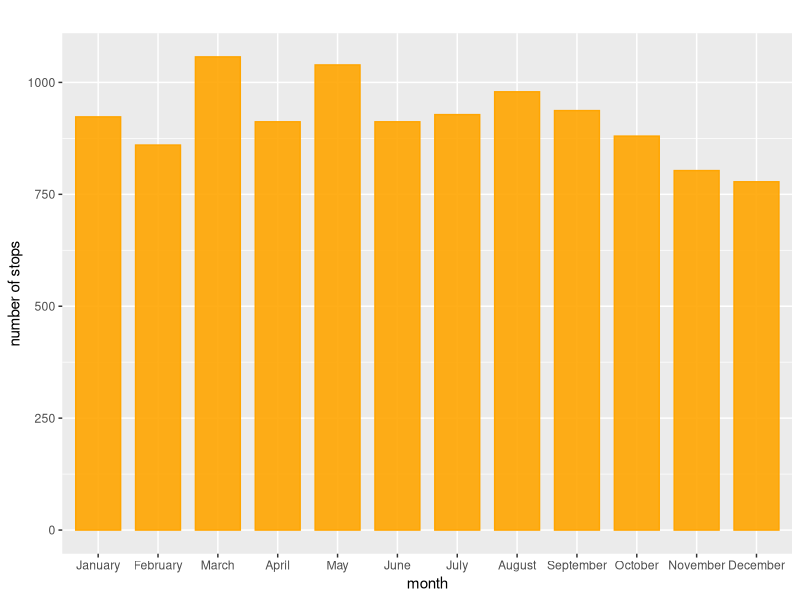
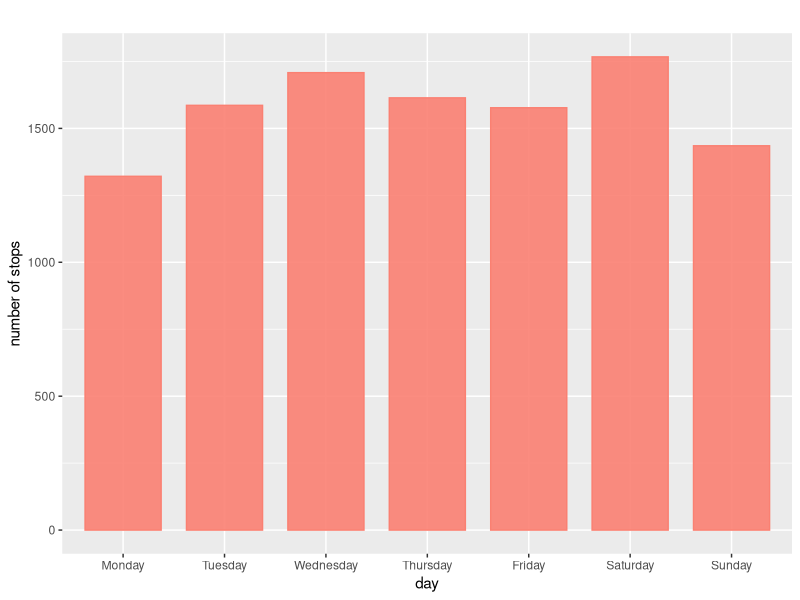
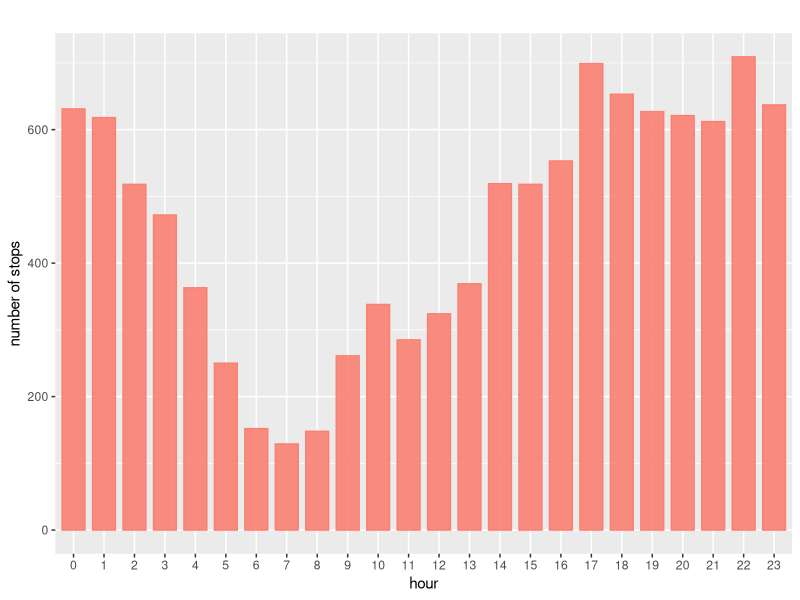
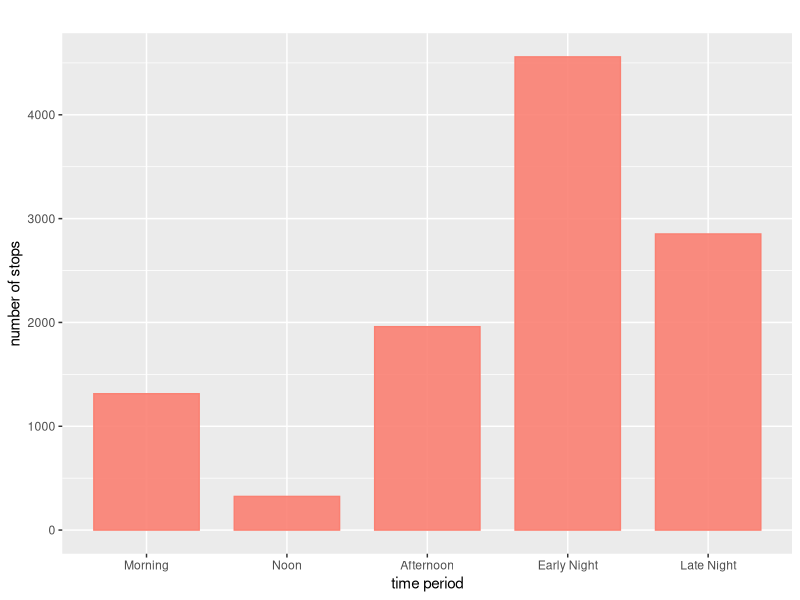
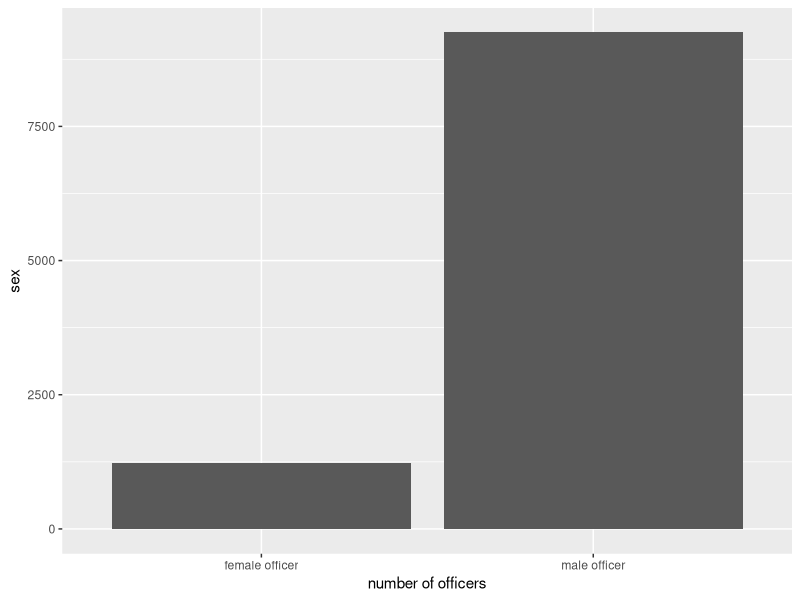
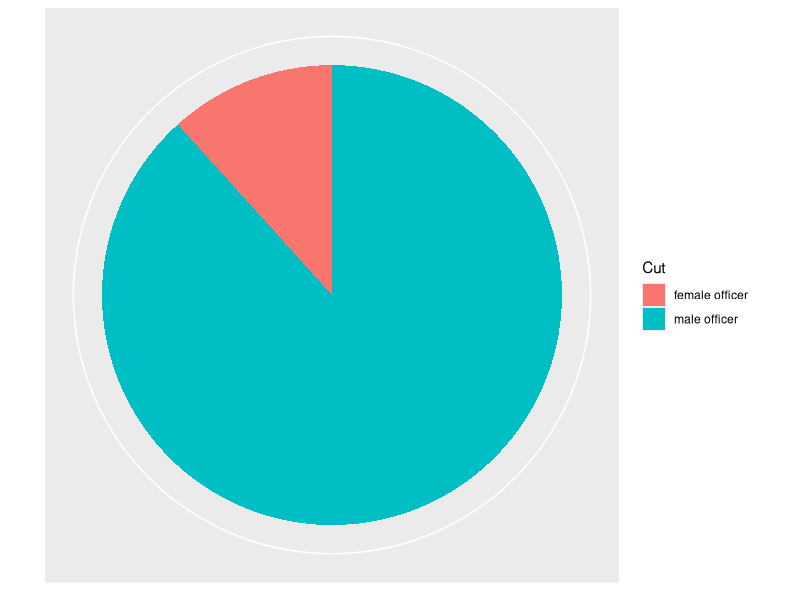
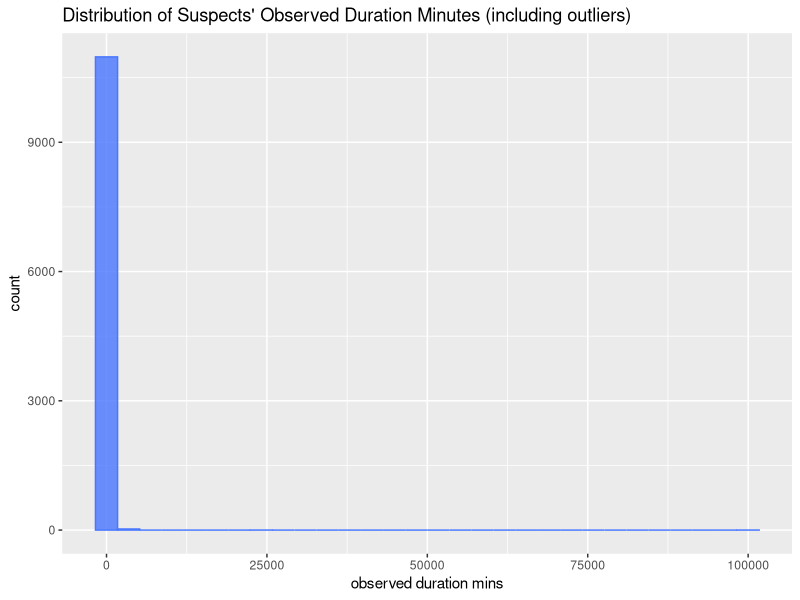
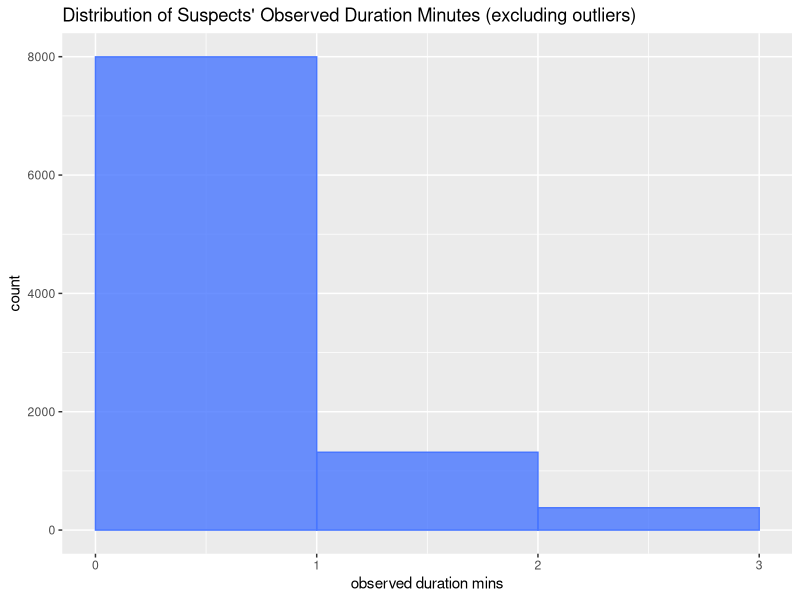

Reproduce these figures in R, in order.
## ---- chunk 1
# load the NYPD dataset and the packages that we will use
NYPD <- read.csv("Data/2018_sqf_database-abbr.csv")

library(tidyverse)
library(ggplot2)
library(magrittr)
head(NYPD)
## ---- chunk 2
# The number of stops in each month in the year 2018

# rearrange the months in order, from January to December
reorder_month <- c("January","February","March","April","May","June","July","August","September","October","November","December")
NYPD$MONTH2 = factor(NYPD$MONTH2,levels=reorder_month)
ggplot(NYPD, aes(MONTH2)) + geom_bar(alpha=0.90, colour="orange", fill="orange",width=0.75) + labs(title="", y="number of stops", x="month")
## ---- chunk 3
# The number of stops on each day of the week

# rearrange the days in order, from Monday to Sunday
reorder_day <- c("Monday","Tuesday","Wednesday","Thursday","Friday","Saturday","Sunday")
NYPD$DAY2 = factor(NYPD$DAY2,levels=reorder_day)
ggplot(NYPD, aes(DAY2)) + geom_bar(alpha=0.90, colour="salmon", fill="salmon",width=0.75) + labs(title="", y="number of stops", x="day")
## ---- chunk 4
## Stop.Frisk.Time: the time when ppl are stopped

# Function: rounding(inputNum, totalNum)
rounding <- function(inputNum, totalNum) {
  if(is.na(inputNum)){return(FALSE)}else{
    m <- totalNum/2
    if(inputNum < m){
      # round down
      return(FALSE)
    }else{
      #round up
      return(TRUE)
    }
  }
}

hour<-NYPD$Stop.Frisk.Time
all_hour <- c()
for(i in 1:length(hour)){
  if(hour[i] == "#N/A" || is.na(hour[i]) || hour[i] == "" || hour[i] == FALSE){
    hour[i] <- "NA"
  }else{
    temp <- c(strsplit(hour[i], ":"))
    minBefore <- temp[[1]][[2]]
    hourBefore <- temp[[1]][[1]]
    if (rounding(strtoi(minBefore), 60)){
      hourAfter <- as.character(strtoi(hourBefore)+1)
      if (hourAfter == 24){
        hourAfter <- "0"
      }
    }else{
      hourAfter <- hourBefore
    }
    all_hour <- append(all_hour, hourAfter)
  }
  allH_df <- data.frame(all_hour)
}
reorder_hour <- c("0","1","2","3","4","5","6","7","8","9","10","11","12","13","14","15","16","17","18","19","20","21","22","23","NA")
allH_df$all_hour = factor(allH_df$all_hour,levels=reorder_hour)
ggplot(allH_df, aes(all_hour)) + geom_bar(alpha=0.90, colour="salmon", fill="salmon",width=0.75) + labs(title="", y="number of stops", x="hour")

# Morning: from sunrise to 11:59 AM. Sunrise typically occurs around 6 AM.
# Noon: at 12:00 PM.
# Afternoon: from 12:01 PM to around 5:00 PM.
# Evening: from 5:01 PM to 8 PM, or around sunset.
# Early Night: from sunset 11:59 PM
# Late Night: from 11:59 PM to sunrise around 5:59 AM.
all_period <- c()
for(i in 1:length(allH_df$all_hour)){
  if (allH_df$all_hour[i] == "6" || allH_df$all_hour[i] == "7" || allH_df$all_hour[i] == "8" || allH_df$all_hour[i] == "9" || allH_df$all_hour[i] == "10" || allH_df$all_hour[i] == "11"){
    all_period <- append(all_period, "Morning")
  }else if(allH_df$all_hour[i] == "12"){
    all_period <- append(all_period, "Noon")
  }else if(allH_df$all_hour[i] == "13" || allH_df$all_hour[i] == "14" || allH_df$all_hour[i] == "15" || allH_df$all_hour[i] == "16"){
    all_period <- append(all_period, "Afternoon")
  }else if(allH_df$all_hour[i] == "17" || allH_df$all_hour[i] == "18" || allH_df$all_hour[i] == "19" || allH_df$all_hour[i] == "20" || allH_df$all_hour[i] == "21" || allH_df$all_hour[i] == "22" || allH_df$all_hour[i] == "23"){
    all_period <- append(all_period, "Early Night")
  }else{
    all_period <- append(all_period, "Late Night")
  }
}
allP_df <- data.frame(all_period)
reorder_period <- c("Morning", "Noon", "Afternoon", "Early Night", "Late Night")
allP_df$all_period = factor(allP_df$all_period,levels=reorder_period)
ggplot(allP_df, aes(all_period)) + geom_bar(alpha=0.90, colour="salmon", fill="salmon",width=0.75) + labs(title="", y="number of stops", x="time period")
## ---- chunk 5
## Compare: the number of male police officers(POM) and the number of female police officers(POF)


# create POM and POF dataframes
df_male_officer <- NYPD %>% filter(ISSUING_OFFICER_RANK == "POM")
df_female_officer <- NYPD %>% filter(ISSUING_OFFICER_RANK == "POF")
head(df_male_officer)
head(df_female_officer)

# visualize the difference in numbers: frequency table, bar plot, pie chart
male_female_num <- tibble(
  type = c("male officer", "female officer"),
  freq = c(nrow(df_male_officer), nrow(df_female_officer))
)
knitr::kable(male_female_num)

p <- ggplot(data = male_female_num, mapping = aes(
  x = type, y = freq ))
p + geom_col() +
  labs(x = "number of officers", 
       y = "sex")

p2 <- ggplot(data = male_female_num, mapping = aes(
  x = 1, y = freq, fill = type ))
p2 + geom_col() +
  coord_polar(theta = "y") +
  scale_x_discrete(name = NULL, breaks = NULL) +
  scale_y_discrete(name = NULL, breaks = NULL) +
  labs(fill = "Cut")
## ---- chunk 6
# function: to calculate the bounds of a numeric vector, will be used in the following analysis

bound <- function(x){
  Q1 <- quantile(x, .25)
  Q3 <- quantile(x, .75)
  IQR <- Q3-Q1
  bound <- c(Q1-1.5*IQR, Q3+1.5*IQR)
  return(bound)
}

## ---- chunk 7
### Observed duration minutes.


## Overall analysis first
# Histogram --- all data(not excludes any values)
ggplot(NYPD,aes(OBSERVED_DURATION_MINUTES)) + geom_histogram(colour = "royalblue1", fill = "royalblue1",alpha=0.8) + labs(title="Distribution of Suspects' Observed Duration Minutes (including outliers)", y="count", x="observed duration mins")

# Histogram --- excludes theoretical outliers (use bound() function to calculate and exclude the theoretical outliers)
bound(NYPD$OBSERVED_DURATION_MINUTES)
ggplot(NYPD,aes(OBSERVED_DURATION_MINUTES)) + geom_histogram(breaks=seq(0,3.5,by=1), colour = "royalblue1", fill = "royalblue1",alpha=0.8) + labs(title="Distribution of Suspects' Observed Duration Minutes (excluding outliers)", y="count", x="observed duration mins")

# Histogram --- excludes large numbers (since the distribution of Odm is too right-skewed, which makes the upper bound (3.5) calculated by bound() pretty small; so we decide to set another upper bound (35) based on the distribution that we observe from the table to look at more complete data)
table(NYPD$OBSERVED_DURATION_MINUTES)
ggplot(NYPD,aes(OBSERVED_DURATION_MINUTES)) + geom_histogram(breaks=seq(0,35,by=1), colour = "royalblue1", fill = "royalblue1",alpha=0.8) + labs(title="Distribution of Suspects' Observed Duration Minutes (excluding large numbers)", y="count", x="observed duration mins")


# Observe time: male officers VS female officers(excludes large numbers)
df_pom_pof <- NYPD[NYPD$ISSUING_OFFICER_RANK == "POM" | NYPD$ISSUING_OFFICER_RANK == "POF",]
ggplot(df_pom_pof, aes(x = ISSUING_OFFICER_RANK, y = OBSERVED_DURATION_MINUTES)) + geom_boxplot() + coord_cartesian(ylim=c(0, 35))

# Observe time: male officers VS female officers (excludes theoretical outliers)
ggplot(df_pom_pof, aes(x = ISSUING_OFFICER_RANK, y = OBSERVED_DURATION_MINUTES)) + geom_boxplot() + coord_cartesian(ylim=c(0, 3.5))




### Stop duration minutes.


## Overall analysis first
# Histogram --- all data(not excludes any values)
ggplot(NYPD,aes(STOP_DURATION_MINUTES)) + geom_histogram(colour = "royalblue3", fill = "royalblue3",alpha=0.8) + labs(title="Distribution of Suspects' Stopped Duration Minutes (including outliers)", y="count", x="stop duration mins") 

# Histogram --- excludes theoretical outliers (use bound() function to calculate and exclude the theoretical outliers)
bound(NYPD$STOP_DURATION_MINUTES)
ggplot(NYPD,aes(STOP_DURATION_MINUTES)) + geom_histogram(breaks=seq(0,30,by=1), colour = "royalblue1", fill = "royalblue1",alpha=0.8) + labs(title="Distribution of Suspects' Stopped Duration Minutes (excluding outliers)", y="count", x="stop duration mins")

# Histogram --- excludes large numbers (since the distribution of Sdm is too right-skewed, which makes the upper bound (30) calculated by bound() small; so we decide to set another upper bound (50) based on the distribution that we observe from the table to look at more complete data)
table(NYPD$STOP_DURATION_MINUTES)
ggplot(NYPD,aes(STOP_DURATION_MINUTES)) + geom_histogram(breaks=seq(0,50,by=1), colour = "royalblue3", fill = "royalblue3",alpha=0.8) + labs(title="Distribution of Suspects' Stopped Duration Minutes (excluding large numbers)", y="count", x="stop duration mins") 



# Stop time: male officers VS female officers(excludes large numbers)
df_pom_pof <- NYPD[NYPD$ISSUING_OFFICER_RANK == "POM" | NYPD$ISSUING_OFFICER_RANK == "POF",]
ggplot(df_pom_pof, aes(x = ISSUING_OFFICER_RANK, y = STOP_DURATION_MINUTES)) + geom_boxplot() + coord_cartesian(ylim=c(0, 50))

# Observe time: male officers VS female officers (excludes theoretical outliers)
ggplot(df_pom_pof, aes(x = ISSUING_OFFICER_RANK, y = STOP_DURATION_MINUTES)) + geom_boxplot() + coord_cartesian(ylim=c(0, 30))




## Relation between Observed Duration Minutes and Stop Duration Minutes 

# all data(Not excludes any values)
ggplot(NYPD, aes(OBSERVED_DURATION_MINUTES, STOP_DURATION_MINUTES)) + geom_point() + labs(title="The Relation between Observed Time and Stop Time", subtitle="(with all data)", y="stop duration mins", x="observed duration mins")


# excludes large numbers
ggplot(NYPD, aes(OBSERVED_DURATION_MINUTES, STOP_DURATION_MINUTES)) + geom_point() + coord_cartesian(xlim=c(0, 35), ylim=c(0, 50)) + labs(title="The Relation between Observed Time and Stop Time", subtitle="(excluding large numbers)", y="stop duration mins", x="observed duration mins")


# excludes theoretical outliers
ggplot(NYPD, aes(OBSERVED_DURATION_MINUTES, STOP_DURATION_MINUTES)) + geom_point() + coord_cartesian(xlim=c(0, 3.5), ylim=c(0, 30)) + labs(title="The Relation between Observed Time and Stop Time", subtitle="(excluding outliers)", y="stop duration mins", x="observed duration mins")


## ---- chunk 8
### Suspected crime description.
unique(NYPD$SUSPECTED_CRIME_DESCRIPTION)

## since there are too many types of crimes, we divide them into 4 main categories:
# THEFT: "GRAND LARCENY AUTO", "BURGLARY", "CPSP(criminal possession of stolen property)", "GRAND LARCENY", "PETIT LARCENY", "ROBBERY", "THEFT OF SERVICES", "UNAUTHORIZED USE OF A VEHICLE";
# ATTACK AND DAMAGE: "AUTO STRIPPIG", "ASSAULT", "CRIMINAL TRESPASS", "FORCIBLE TOUCHING", "MENACING", "MURDER", "RECKLESS ENDANGERMENT", "PROSTITUTION", "RAPE";
# POSSESSION, SALE OF PROHIBITED ITMES: "CPW(criminal possession of a weapon)", "CRIMINAL POSSESSION OF CONTROLLED SUBSTANCE", "CRIMINAL POSSESSION OF FORGED INSTRUMENT", "CRIMINAL POSSESSION OF MARIHUANA", "CRIMINAL SALE OF CONTROLLED SUBSTANCE", "CRIMINAL SALE OF MARIHUANA";
# Others: "CRIMINAL MISCHIEF", "MAKING GRAFFITI", "TERRORISM", "OTHER";

NYPD$CRIME_CATEGORIZATION <- vector(mode='character', length(NYPD$SUSPECTED_CRIME_DESCRIPTION))
for(i in seq_along(NYPD$SUSPECTED_CRIME_DESCRIPTION)){
  if(NYPD$SUSPECTED_CRIME_DESCRIPTION[i] == "GRAND LARCENY AUTO" | NYPD$SUSPECTED_CRIME_DESCRIPTION[i] == "BURGLARY" | NYPD$SUSPECTED_CRIME_DESCRIPTION[i] == "CPSP" | NYPD$SUSPECTED_CRIME_DESCRIPTION[i] == "GRAND LARCENY" | NYPD$SUSPECTED_CRIME_DESCRIPTION[i] == "PETIT LARCENY" | NYPD$SUSPECTED_CRIME_DESCRIPTION[i] == "ROBBERY" | NYPD$SUSPECTED_CRIME_DESCRIPTION[i] == "THEFT OF SERVICES" | NYPD$SUSPECTED_CRIME_DESCRIPTION[i] == "UNAUTHORIZED USE OF A VEHICLE" ){
    NYPD$CRIME_CATEGORIZATION[i] <- "Theft"
    }else if (NYPD$SUSPECTED_CRIME_DESCRIPTION[i] == "AUTO STRIPPIG" | NYPD$SUSPECTED_CRIME_DESCRIPTION[i] == "ASSAULT" | NYPD$SUSPECTED_CRIME_DESCRIPTION[i] == "CRIMINAL TRESPASS" | NYPD$SUSPECTED_CRIME_DESCRIPTION[i] == "FORCIBLE TOUCHING" | NYPD$SUSPECTED_CRIME_DESCRIPTION[i] == "MENACING" | NYPD$SUSPECTED_CRIME_DESCRIPTION[i] == "MURDER" | NYPD$SUSPECTED_CRIME_DESCRIPTION[i] == "RECKLESS ENDANGERMENT" | NYPD$SUSPECTED_CRIME_DESCRIPTION[i] == "PROSTITUTION" | NYPD$SUSPECTED_CRIME_DESCRIPTION[i] == "RAPE" ) {
      NYPD$CRIME_CATEGORIZATION[i] <- "Attack and Damage"
    }else if (NYPD$SUSPECTED_CRIME_DESCRIPTION[i] == "CPW" | NYPD$SUSPECTED_CRIME_DESCRIPTION[i] == "CRIMINAL POSSESSION OF CONTROLLED SUBSTANCE" | NYPD$SUSPECTED_CRIME_DESCRIPTION[i] == "CRIMINAL POSSESSION OF FORGED INSTRUMENT" | NYPD$SUSPECTED_CRIME_DESCRIPTION[i] == "CRIMINAL POSSESSION OF MARIHUANA" | NYPD$SUSPECTED_CRIME_DESCRIPTION[i] == "CRIMINAL SALE OF CONTROLLED SUBSTANCE" | NYPD$SUSPECTED_CRIME_DESCRIPTION[i] == "CRIMINAL SALE OF MARIHUANA"){
        NYPD$CRIME_CATEGORIZATION[i] <- "Possession,Sale of Prohibited Items"
      }
        
        else{
        NYPD$CRIME_CATEGORIZATION[i] <- "Others"
      }
  
}

ggplot(NYPD, aes(CRIME_CATEGORIZATION)) + geom_bar(alpha=0.90, colour="red4", fill="red4",width=0.5) + labs(title= "Different Types of Crimes Suspected", y="count", x="types of crimes suspected")


## And then we make 4 separate bar plots -- 1 for each category, showing the distribution of the different crime descriptions inside each category


# Theft:
df_theft <- NYPD[NYPD$CRIME_CATEGORIZATION == "Theft",]
sum_theft <- NYPD %>% filter(CRIME_CATEGORIZATION == "Theft") %>% nrow()
print(paste("sum of theft: ",sum_theft))

ggplot(df_theft, aes(SUSPECTED_CRIME_DESCRIPTION)) + geom_bar(alpha=0.90, colour="red4", fill="red4",width=0.5) + labs(title= "Theft Suspected", y="count", x="types of theft suspected") + theme(axis.text.x=element_text(size=4.1))


# Attack and Damage:
df_att_dam <- NYPD[NYPD$CRIME_CATEGORIZATION == "Attack and Damage",]
sum_att_dam <- NYPD %>% filter(CRIME_CATEGORIZATION == "Attack and Damage") %>% nrow()
print(paste("sum of attack and damage: ",sum_att_dam))

ggplot(df_att_dam, aes(SUSPECTED_CRIME_DESCRIPTION)) + geom_bar(alpha=0.90, colour="red4", fill="red4",width=0.5) + labs(title= "Attack and Damage Suspected", y="count", x="types of attack and damage suspected") + theme(axis.text.x=element_text(size=4.5))


# Possession, Sale of Prohibited Items:
df_proh_items <- NYPD[NYPD$CRIME_CATEGORIZATION == "Possession,Sale of Prohibited Items",]
sum_prob_items <- NYPD %>% filter(CRIME_CATEGORIZATION == "Possession,Sale of Prohibited Items") %>% nrow()
print(paste("sum of possession,sale of prohibited items: ",sum_prob_items))

ggplot(df_proh_items, aes(SUSPECTED_CRIME_DESCRIPTION)) + geom_bar(alpha=0.90, colour="red4", fill="red4",width=0.5) + labs(title= "Possession,Sale of Prohibited Items Suspected", y="count", x="types of possesion,sale of prohibited items suspected") + theme(axis.text.x=element_text(size=3))


# Others:
df_others <- NYPD[NYPD$CRIME_CATEGORIZATION == "Others",]
sum_others <- NYPD %>% filter(CRIME_CATEGORIZATION == "Others") %>% nrow()
print(paste("sum of other crimes: ",sum_others))

ggplot(df_others, aes(SUSPECTED_CRIME_DESCRIPTION)) + geom_bar(alpha=0.90, colour="red4", fill="red4",width=0.5) + labs(title= "Other Crimes Suspected", y="count", x="types of crimes")
## ---- chunk 9
## Frisk Flag and Search Flag.
## "Search is more intensive than frisk. Frisk is to pat down the suspects to see whether they have weapons, while search is to probe for more evidence, other than weapons."


# Overall probabilities of frisked and searched
probability_frisk <- NYPD %>% select(FRISKED_FLAG) %>% unlist() %>% mean()
print(probability_frisk)
probability_search <- NYPD %>% select(SEARCHED_FLAG) %>% unlist() %>% mean()
print(probability_search)



# We divide it into 4 categories: both frisked and searched, only frisked, only searched, neither frisked nor searched
# Each suspect can be both frisked and searched

NYPD$FRISK_AND_SEARCH <- vector(mode='character', length(NYPD$FRISKED_FLAG))
for(i in seq_along(NYPD$FRISK_AND_SEARCH)){
  if(NYPD$FRISKED_FLAG[i] == "1" & NYPD$SEARCHED_FLAG[i] == "1"){
    NYPD$FRISK_AND_SEARCH[i] <- "Frisked and Searched"
    }else if (NYPD$FRISKED_FLAG[i] == "1" & NYPD$SEARCHED_FLAG[i] == "0") {
      NYPD$FRISK_AND_SEARCH[i] <- "Only Frisked"
      }else if (NYPD$FRISKED_FLAG[i] == "0" & NYPD$SEARCHED_FLAG[i] == "1") {
        NYPD$FRISK_AND_SEARCH[i] <- "Only Searched"
      }else{
        NYPD$FRISK_AND_SEARCH[i] <- "Neither Frisked Nor Searched"
      }
  
}

table(NYPD$FRISK_AND_SEARCH)
ggplot(NYPD, aes(FRISK_AND_SEARCH)) + geom_bar(alpha=0.90, colour="mediumpurple3", fill="mediumpurple3",width=0.5) + labs(title= "The Number of Suspects Frisked or Searched", y="count", x="Frisked and Searched")



# Observed time: only frisked VS only searched VS both VS none(excludes large numbers)
ggplot(NYPD, aes(x = FRISK_AND_SEARCH, y = OBSERVED_DURATION_MINUTES)) + geom_boxplot() + coord_cartesian(ylim=c(0, 35))

# Observed time: only frisked VS only searched VS both VS none (excludes theoretical outliers)
bound(NYPD$OBSERVED_DURATION_MINUTES)
ggplot(NYPD, aes(x = FRISK_AND_SEARCH, y = OBSERVED_DURATION_MINUTES)) + geom_boxplot() + coord_cartesian(ylim=c(0, 3.5))


# Stop time: only frisked VS only searched VS both VS none (excludes large numbers)
ggplot(NYPD, aes(x = FRISK_AND_SEARCH, y = STOP_DURATION_MINUTES)) + geom_boxplot() + coord_cartesian(ylim=c(0, 50))

# Stop time: only frisked VS only searched VS both VS none (excludes theoretical outliers)
bound(NYPD$STOP_DURATION_MINUTES)
ggplot(NYPD, aes(x = FRISK_AND_SEARCH, y = STOP_DURATION_MINUTES)) + geom_boxplot() + coord_cartesian(ylim=c(0, 30))


## ---- chunk 10
# Whether police officers are in uniform when stopping suspects.
NYPD[NYPD$OFFICER_IN_UNIFORM_FLAG==0,"OFFICER_IN_UNIFORM_FLAG"] <- "not wearing uniform"
NYPD[NYPD$OFFICER_IN_UNIFORM_FLAG==1,"OFFICER_IN_UNIFORM_FLAG"] <- "wearing uniform"
table(NYPD$OFFICER_IN_UNIFORM_FLAG)
ggplot(NYPD, aes(OFFICER_IN_UNIFORM_FLAG)) + geom_bar(alpha=0.90, colour="royalblue1", fill="royalblue1",width=0.75) + labs(title="", y="number of officers", x="officer in uniform")

## ---- chunk 11
## Suspects Arrested (implies accuracy of stops) $ Accuracy in relation to different factors(sex, race,etc.)

# the number of suspects finally arrested and not arrested
NYPD[NYPD$SUSPECT_ARRESTED_FLAG==0,"SUSPECT_ARRESTED_FLAG"] <- "suspect not arrested"
NYPD[NYPD$SUSPECT_ARRESTED_FLAG==1,"SUSPECT_ARRESTED_FLAG"] <- "suspect arrested"
table(NYPD$SUSPECT_ARRESTED_FLAG)
ggplot(NYPD, aes(SUSPECT_ARRESTED_FLAG)) + geom_bar(alpha=0.90, colour="royalblue1", fill="royalblue1",width=0.75) + labs(title="", y="number of stops", x="number os arrests")

# accuracy of overall stops
overall_a_acc <- 3115/11018
print(overall_a_acc)


## male officers' accuracy vs female officers' accuracy
df_male_officer[df_male_officer$SUSPECT_ARRESTED_FLAG==0,"SUSPECT_ARRESTED_FLAG"] <- "male_suspect not arrested"
df_male_officer[df_male_officer$SUSPECT_ARRESTED_FLAG==1,"SUSPECT_ARRESTED_FLAG"] <- "male_suspect arrested"
table(df_male_officer$SUSPECT_ARRESTED_FLAG)
df_female_officer[df_female_officer$SUSPECT_ARRESTED_FLAG==0,"SUSPECT_ARRESTED_FLAG"] <- "female_suspect not arrested"
df_female_officer[df_female_officer$SUSPECT_ARRESTED_FLAG==1,"SUSPECT_ARRESTED_FLAG"] <- "female_suspect arrested"
table(df_female_officer$SUSPECT_ARRESTED_FLAG)
male_a_acc <- 2639/(2639+6612)
print(male_a_acc)
female_a_acc <- 321/(321+904)
print(female_a_acc)


## Observed time in relation to Accuracy
# scatter plot: observed time VS accuracy
ggplot(data=NYPD) + geom_point(mapping = aes(x = OBSERVED_DURATION_MINUTES, y = SUSPECT_ARRESTED_FLAG))
# excludes large numbers
ggplot(data=NYPD) + geom_point(mapping = aes(x = OBSERVED_DURATION_MINUTES, y = SUSPECT_ARRESTED_FLAG)) + coord_cartesian(xlim=c(0, 35))
# excludes theoretical outliers
bound(NYPD$OBSERVED_DURATION_MINUTES)
ggplot(data=NYPD) + geom_point(mapping = aes(x = OBSERVED_DURATION_MINUTES, y = SUSPECT_ARRESTED_FLAG)) + coord_cartesian(xlim=c(0, 3.5))


## Stop time in relation to Accuracy
# scatter plot: stop time VS accuracy
ggplot(data=NYPD) + geom_point(mapping = aes(x = STOP_DURATION_MINUTES, y = SUSPECT_ARRESTED_FLAG))
# excludes large numbers
ggplot(data=NYPD) + geom_point(mapping = aes(x = STOP_DURATION_MINUTES, y = SUSPECT_ARRESTED_FLAG)) + coord_cartesian(xlim=c(0, 50))
# excludes theoretical outliers
bound(NYPD$STOP_DURATION_MINUTES)
ggplot(data=NYPD) + geom_point(mapping = aes(x = OBSERVED_DURATION_MINUTES, y = SUSPECT_ARRESTED_FLAG)) + coord_cartesian(xlim=c(0, 30))


## Suspects' Ages in relation to Accuracy
# scatter plot: age VS accuracy
# excludes 0s
ggplot(data=NYPD) + geom_point(mapping = aes(x = SUSPECT_REPORTED_AGE, y = SUSPECT_ARRESTED_FLAG)) + coord_cartesian(xlim=c(1, 90))
# excludes theoretical outliers
bound(NYPD$SUSPECT_REPORTED_AGE)
ggplot(data=NYPD) + geom_point(mapping = aes(x = SUSPECT_REPORTED_AGE, y = SUSPECT_ARRESTED_FLAG)) + coord_cartesian(xlim=c(1, 61))


## Suspects' Sex in relation to Accuracy
# create dataframes on SUSPECT_SEX
df_male_suspect <- NYPD[NYPD$SUSPECT_SEX == "MALE",]
df_female_suspect <- NYPD[NYPD$SUSPECT_SEX == "FEMALE",]
head(df_male_suspect)
head(df_female_suspect)

# accuracy on SUSPECT_SEX
df_male_suspect[df_male_suspect$SUSPECT_ARRESTED_FLAG==0,"SUSPECT_ARRESTED_FLAG"] <- "male_suspect not arrested"
df_male_suspect[df_male_suspect$SUSPECT_ARRESTED_FLAG==1,"SUSPECT_ARRESTED_FLAG"] <- "male_suspect arrested"
table(df_male_suspect$SUSPECT_ARRESTED_FLAG)
df_female_suspect[df_female_suspect$SUSPECT_ARRESTED_FLAG==0,"SUSPECT_ARRESTED_FLAG"] <- "female_suspect not arrested"
df_female_suspect[df_female_suspect$SUSPECT_ARRESTED_FLAG==1,"SUSPECT_ARRESTED_FLAG"] <- "female_suspect arrested"
table(df_female_suspect$SUSPECT_ARRESTED_FLAG)
male_a_s_acc <- 2786/(2786+7139)
print(male_a_s_acc)
female_a_s_acc <- 311/(311+703)
print(female_a_s_acc)


## Suspects' Race in relation to Accuracy
# create dataframes on SUSPECT_RACE_DESCRIPTION
df_AIAN_suspect <- NYPD[NYPD$SUSPECT_RACE_DESCRIPTION == "AMERICAN INDIAN/ALASKAN NATIVE",]
df_WH_suspect <- NYPD[NYPD$SUSPECT_RACE_DESCRIPTION == "WHITE HISPANIC",]
df_BH_suspect <- NYPD[NYPD$SUSPECT_RACE_DESCRIPTION == "BLACK HISPANIC",]
df_API_suspect <- NYPD[NYPD$SUSPECT_RACE_DESCRIPTION == "ASIAN / PACIFIC ISLANDER",]
df_W_suspect <- NYPD[NYPD$SUSPECT_RACE_DESCRIPTION == "WHITE",]
df_B_suspect <- NYPD[NYPD$SUSPECT_RACE_DESCRIPTION == "BLACK",]
df_0_suspect <- NYPD[NYPD$SUSPECT_RACE_DESCRIPTION == "0",]
head(df_AIAN_suspect)
head(df_WH_suspect)
head(df_BH_suspect)
head(df_API_suspect)
head(df_W_suspect)
head(df_B_suspect)
head(df_0_suspect)

# accuracy on SUSPECT_RACE_DESCRIPTION
df_AIAN_suspect[df_AIAN_suspect$SUSPECT_ARRESTED_FLAG==0,"SUSPECT_ARRESTED_FLAG"] <- "aian_suspect not arrested"
df_AIAN_suspect[df_AIAN_suspect$SUSPECT_ARRESTED_FLAG==1,"SUSPECT_ARRESTED_FLAG"] <- "aian_suspect arrested"
table(df_AIAN_suspect$SUSPECT_ARRESTED_FLAG)
df_WH_suspect[df_WH_suspect$SUSPECT_ARRESTED_FLAG==0,"SUSPECT_ARRESTED_FLAG"] <- "wh_suspect not arrested"
df_WH_suspect[df_WH_suspect$SUSPECT_ARRESTED_FLAG==1,"SUSPECT_ARRESTED_FLAG"] <- "wh_suspect arrested"
table(df_WH_suspect$SUSPECT_ARRESTED_FLAG)
df_BH_suspect[df_BH_suspect$SUSPECT_ARRESTED_FLAG==0,"SUSPECT_ARRESTED_FLAG"] <- "bh_suspect not arrested"
df_BH_suspect[df_BH_suspect$SUSPECT_ARRESTED_FLAG==1,"SUSPECT_ARRESTED_FLAG"] <- "bh_suspect arrested"
table(df_BH_suspect$SUSPECT_ARRESTED_FLAG)
df_API_suspect[df_API_suspect$SUSPECT_ARRESTED_FLAG==0,"SUSPECT_ARRESTED_FLAG"] <- "api_suspect not arrested"
df_API_suspect[df_API_suspect$SUSPECT_ARRESTED_FLAG==1,"SUSPECT_ARRESTED_FLAG"] <- "api_suspect arrested"
table(df_API_suspect$SUSPECT_ARRESTED_FLAG)
df_W_suspect[df_W_suspect$SUSPECT_ARRESTED_FLAG==0,"SUSPECT_ARRESTED_FLAG"] <- "w_suspect not arrested"
df_W_suspect[df_W_suspect$SUSPECT_ARRESTED_FLAG==1,"SUSPECT_ARRESTED_FLAG"] <- "w_suspect arrested"
table(df_W_suspect$SUSPECT_ARRESTED_FLAG)
df_B_suspect[df_B_suspect$SUSPECT_ARRESTED_FLAG==0,"SUSPECT_ARRESTED_FLAG"] <- "b_suspect not arrested"
df_B_suspect[df_B_suspect$SUSPECT_ARRESTED_FLAG==1,"SUSPECT_ARRESTED_FLAG"] <- "b_suspect arrested"
table(df_B_suspect$SUSPECT_ARRESTED_FLAG)
df_0_suspect[df_0_suspect$SUSPECT_ARRESTED_FLAG==0,"SUSPECT_ARRESTED_FLAG"] <- "0_suspect not arrested"
df_0_suspect[df_0_suspect$SUSPECT_ARRESTED_FLAG==1,"SUSPECT_ARRESTED_FLAG"] <- "0_suspect arrested"
table(df_0_suspect$SUSPECT_ARRESTED_FLAG)

aian_a_s_acc <- 4/(4+12)
print(aian_a_s_acc)
wh_a_s_acc <- 783/(783+1628)
print(wh_a_s_acc)
bh_a_s_acc <- 252/(252+726)
print(bh_a_s_acc)
api_a_s_acc <- 51/(51+170)
print(api_a_s_acc)
w_a_s_acc <- 303/(303+771)
print(w_a_s_acc)
b_a_s_acc <- 1709/(1709+4532)
print(b_a_s_acc)
zero_a_s_acc <- 13/(13+54)
print(zero_a_s_acc)


## Suspects' Heights in relation to Accuracy
# scatter plot: suspect height VS accuracy
ggplot(data=NYPD) + geom_point(mapping = aes(x = SUSPECT_HEIGHT, y = SUSPECT_ARRESTED_FLAG))


## Suspects' Weights in relation to Accuracy
# scatter plot: suspect weight VS accuracy
ggplot(data=NYPD) + geom_point(mapping = aes(x = SUSPECT_WEIGHT, y = SUSPECT_ARRESTED_FLAG))



## Suspects' Body Build Types in relation to Accuracy
# create dataframes on SUSPECT_BODY_BUILD_TYPE
df_01_suspect <- NYPD[NYPD$SUSPECT_BODY_BUILD_TYPE == "0",]
df_HEA_suspect <- NYPD[NYPD$SUSPECT_BODY_BUILD_TYPE == "HEA",]
df_MED_suspect <- NYPD[NYPD$SUSPECT_BODY_BUILD_TYPE == "MED",]
df_THN_suspect <- NYPD[NYPD$SUSPECT_BODY_BUILD_TYPE == "THN",]
df_U_suspect <- NYPD[NYPD$SUSPECT_BODY_BUILD_TYPE == "U",]
df_XXX_suspect <- NYPD[NYPD$SUSPECT_BODY_BUILD_TYPE == "XXX",]
head(df_01_suspect)
head(df_HEA_suspect)
head(df_MED_suspect)
head(df_THN_suspect)
head(df_U_suspect)
head(df_XXX_suspect)

# accuracy on SUSPECT_BODY_BUILD_TYPE
df_01_suspect[df_01_suspect$SUSPECT_ARRESTED_FLAG==0,"SUSPECT_ARRESTED_FLAG"] <- "01_suspect not arrested"
df_01_suspect[df_01_suspect$SUSPECT_ARRESTED_FLAG==1,"SUSPECT_ARRESTED_FLAG"] <- "01_suspect arrested"
table(df_01_suspect$SUSPECT_ARRESTED_FLAG)
df_HEA_suspect[df_HEA_suspect$SUSPECT_ARRESTED_FLAG==0,"SUSPECT_ARRESTED_FLAG"] <- "hea_suspect not arrested"
df_HEA_suspect[df_HEA_suspect$SUSPECT_ARRESTED_FLAG==1,"SUSPECT_ARRESTED_FLAG"] <- "hea_suspect arrested"
table(df_HEA_suspect$SUSPECT_ARRESTED_FLAG)
df_MED_suspect[df_MED_suspect$SUSPECT_ARRESTED_FLAG==0,"SUSPECT_ARRESTED_FLAG"] <- "med_suspect not arrested"
df_MED_suspect[df_MED_suspect$SUSPECT_ARRESTED_FLAG==1,"SUSPECT_ARRESTED_FLAG"] <- "med_suspect arrested"
table(df_MED_suspect$SUSPECT_ARRESTED_FLAG)
df_THN_suspect[df_THN_suspect$SUSPECT_ARRESTED_FLAG==0,"SUSPECT_ARRESTED_FLAG"] <- "thn_suspect not arrested"
df_THN_suspect[df_THN_suspect$SUSPECT_ARRESTED_FLAG==1,"SUSPECT_ARRESTED_FLAG"] <- "thn_suspect arrested"
table(df_THN_suspect$SUSPECT_ARRESTED_FLAG)
df_U_suspect[df_U_suspect$SUSPECT_ARRESTED_FLAG==0,"SUSPECT_ARRESTED_FLAG"] <- "u_suspect not arrested"
df_U_suspect[df_U_suspect$SUSPECT_ARRESTED_FLAG==1,"SUSPECT_ARRESTED_FLAG"] <- "u_suspect arrested"
table(df_U_suspect$SUSPECT_ARRESTED_FLAG)
df_XXX_suspect[df_XXX_suspect$SUSPECT_ARRESTED_FLAG==0,"SUSPECT_ARRESTED_FLAG"] <- "xxx_suspect not arrested"
df_XXX_suspect[df_XXX_suspect$SUSPECT_ARRESTED_FLAG==1,"SUSPECT_ARRESTED_FLAG"] <- "xxx_suspect arrested"
table(df_XXX_suspect$SUSPECT_ARRESTED_FLAG)

zero1_a_s_acc <- 22/(22+126)
print(zero1_a_s_acc)
hea_a_s_acc <- 299/(299+757)
print(hea_a_s_acc)
med_a_s_acc <- 1098/(1098+3009)
print(med_a_s_acc)
thn_a_s_acc <- 1580/(1580+3738)
print(thn_a_s_acc)
u_a_s_acc <- 105/(105+226)
print(u_a_s_acc)
xxx_a_s_acc <- 11/(11+37)
print(xxx_a_s_acc)


## Suspects' Stopped Borough in relation to Accuracy
# create dataframe on STOP_LOCATION_BORO_NAME
df_BRONX_suspect <- NYPD[NYPD$STOP_LOCATION_BORO_NAME == "BRONX",]
df_BROOKLYN_suspect <- NYPD[NYPD$STOP_LOCATION_BORO_NAME == "BROOKLYN",]
df_MANHATTAN_suspect <- NYPD[NYPD$STOP_LOCATION_BORO_NAME == "MANHATTAN",]
df_QUEENS_suspect <- NYPD[NYPD$STOP_LOCATION_BORO_NAME == "QUEENS",]
df_SI_suspect <- NYPD[NYPD$STOP_LOCATION_BORO_NAME == "STATEN ISLAND",]
head(df_BRONX_suspect)
head(df_BROOKLYN_suspect)
head(df_MANHATTAN_suspect)
head(df_QUEENS_suspect)
head(df_SI_suspect)

# accuracy on STOP_LOCATION_BORO_NAME
df_BRONX_suspect[df_BRONX_suspect$SUSPECT_ARRESTED_FLAG==0,"SUSPECT_ARRESTED_FLAG"] <- "BRONX_suspect not arrested"
df_BRONX_suspect[df_BRONX_suspect$SUSPECT_ARRESTED_FLAG==1,"SUSPECT_ARRESTED_FLAG"] <- "BRONX_suspect arrested"
table(df_BRONX_suspect$SUSPECT_ARRESTED_FLAG)
df_BROOKLYN_suspect[df_BROOKLYN_suspect$SUSPECT_ARRESTED_FLAG==0,"SUSPECT_ARRESTED_FLAG"] <- "BROOKLYN_suspect not arrested"
df_BROOKLYN_suspect[df_BROOKLYN_suspect$SUSPECT_ARRESTED_FLAG==1,"SUSPECT_ARRESTED_FLAG"] <- "BROOKLYN_suspect arrested"
table(df_BROOKLYN_suspect$SUSPECT_ARRESTED_FLAG)
df_MANHATTAN_suspect[df_MANHATTAN_suspect$SUSPECT_ARRESTED_FLAG==0,"SUSPECT_ARRESTED_FLAG"] <- "MANHATTAN_suspect not arrested"
df_MANHATTAN_suspect[df_MANHATTAN_suspect$SUSPECT_ARRESTED_FLAG==1,"SUSPECT_ARRESTED_FLAG"] <- "MANHATTAN_suspect arrested"
table(df_MANHATTAN_suspect$SUSPECT_ARRESTED_FLAG)
df_QUEENS_suspect[df_QUEENS_suspect$SUSPECT_ARRESTED_FLAG==0,"SUSPECT_ARRESTED_FLAG"] <- "QUEENS_suspect not arrested"
df_QUEENS_suspect[df_QUEENS_suspect$SUSPECT_ARRESTED_FLAG==1,"SUSPECT_ARRESTED_FLAG"] <- "QUEENS_suspect arrested"
table(df_QUEENS_suspect$SUSPECT_ARRESTED_FLAG)
df_SI_suspect[df_SI_suspect$SUSPECT_ARRESTED_FLAG==0,"SUSPECT_ARRESTED_FLAG"] <- "SI_suspect not arrested"
df_SI_suspect[df_SI_suspect$SUSPECT_ARRESTED_FLAG==1,"SUSPECT_ARRESTED_FLAG"] <- "SI_suspect arrested"
table(df_SI_suspect$SUSPECT_ARRESTED_FLAG)

BRONX_a_s_acc <- 626/(626+1705)
print(BRONX_a_s_acc)
BROOKLYN_a_s_acc <- 912/(912+2720)
print(BROOKLYN_a_s_acc)
MANHATTAN_a_s_acc <- 901/(901+1956)
print(MANHATTAN_a_s_acc)
QUEENS_a_s_acc <- 554/(554+1294)
print(QUEENS_a_s_acc)
SI_a_s_acc <- 122/(122+218)
print(SI_a_s_acc)
## ---- chunk 12
# function1: variable X VS observe duration minutes (box plots && scatterpLots)
observe_time_relation <- function(m){
  if(class(m) == "character"){
    ggplot(NYPD, aes(x = m, y = OBSERVED_DURATION_MINUTES)) + geom_boxplot() + coord_cartesian(ylim=c(0, 35))
  }else{
    ggplot(NYPD, aes(m, OBSERVED_DURATION_MINUTES)) + geom_point() + coord_cartesian(ylim=c(0, 35)) 
  }
}


# function2: variable X VS stop duration minutes (box plots && scatterpLots)
stop_time_relation <- function(n){
  if(class(n) == "character"){
    ggplot(NYPD, aes(x = n, y = STOP_DURATION_MINUTES)) + geom_boxplot() + coord_cartesian(ylim=c(0, 50))
  }else{
    ggplot(NYPD, aes(n, STOP_DURATION_MINUTES)) + geom_point() + coord_cartesian(ylim=c(0, 50)) 
  }
}

observe_time_relation(NYPD$SUSPECT_SEX)


## ---- chunk 13
## Suspect Reported Ages

# overall visualization
class(NYPD$SUSPECT_REPORTED_AGE)
ggplot(NYPD,aes(SUSPECT_REPORTED_AGE)) + geom_histogram(colour = "orange3", fill = "orange3",alpha=0.8) + labs(title="Distribution of Suspect Reported Ages ", y="count", x="suspect reported age")

# VS observed time
observe_time_relation(NYPD$SUSPECT_REPORTED_AGE) + labs(title="Relation between Suspect Reported Ages and Observed Time ", y="observed duration mins", x="suspect reported ages")

# VS stop time
stop_time_relation(NYPD$SUSPECT_REPORTED_AGE) + labs(title="Relation between Suspect Reported Ages and Stop Time ", y="stopped duration mins", x="suspect reported ages")


## ---- chunk 14
##  SUSPECT SEX

# overall visualization
class(NYPD$SUSPECT_SEX)
ggplot(NYPD, aes(SUSPECT_SEX)) + geom_bar(alpha=0.90, colour="salmon", fill="salmon",width=0.75) + labs(title="Distribution of Suspect Sex", y="count", x="suspect sex")

# VS observed time
observe_time_relation(NYPD$SUSPECT_SEX) + labs(title="Observed Time for Different Suspect Sex", y="observed duration mins", x="suspect sex")

# VS stop time
stop_time_relation(NYPD$SUSPECT_SEX) + labs(title="Stop Time for Different Suspect Sex", y="stopped duration mins", x="suspect sex")


## ---- chunk 15
## SUSPECT RACE DESCRIPTION

# overall visualization
class(NYPD$SUSPECT_RACE_DESCRIPTION)
ggplot(NYPD, aes(SUSPECT_RACE_DESCRIPTION)) + geom_bar(alpha=0.90, colour="salmon", fill="salmon",width=0.5) + labs(title="Distribution of Suspect Race Description", y="count", x="suspect race description") + theme(axis.text.x=element_text(size=4.3))

# VS observed time
observe_time_relation(NYPD$SUSPECT_RACE_DESCRIPTION) + labs(title="Observed Time for Different Suspect Race Descriptions", y="observed duration mins", x="suspect race descriptions") +theme(axis.text.x=element_text(size=4.3))

# VS stop time
stop_time_relation(NYPD$SUSPECT_RACE_DESCRIPTION) + labs(title="Stop Time for Different Suspect Race Descriptions", y="stopped duration mins", x="suspect race descriptions") +theme(axis.text.x=element_text(size=4.3))
## ---- chunk 16
## SUSPECT HEIGHT 


# overall visualization
NYPD$SUSPECT_HEIGHT <- as.numeric(NYPD$SUSPECT_HEIGHT)
ggplot(NYPD,aes(SUSPECT_HEIGHT)) + geom_histogram(colour = "orange3", fill = "orange3",alpha=0.8) + labs(title="Distribution of Suspect Heights", y="count", x="suspect height")

# VS observed time
observe_time_relation(NYPD$SUSPECT_HEIGHT) + labs(title="Relation between Suspect Height and Observed Time ", y="observed duration mins", x="suspect height")

# VS stop time
stop_time_relation(NYPD$SUSPECT_HEIGHT) + labs(title="Relation between Suspect Height and Stop Time ", y="stopped duration mins", x="suspect height")

## ---- chunk 17
# SUSPECT WEIGHT


# overall visualization
NYPD$SUSPECT_WEIGHT <- as.numeric(NYPD$SUSPECT_WEIGHT)
ggplot(NYPD,aes(SUSPECT_WEIGHT)) + geom_histogram(colour = "orange3", fill = "orange3",alpha=0.8) + labs(title="Distribution of Suspect Weights", y="count", x="suspect weight")

# VS observed time
observe_time_relation(NYPD$SUSPECT_WEIGHT) + labs(title="Relation between Suspect Weight and Observed Time ", y="observed duration mins", x="suspect weight")

# VS stop time
stop_time_relation(NYPD$SUSPECT_WEIGHT) + labs(title="Relation between Suspect Weight and Stop Time ", y="stopped duration mins", x="suspect weight")

## ---- chunk 18
# SUSPECT BODY BUILD TYPE

# overall visualization
class(NYPD$SUSPECT_BODY_BUILD_TYPE)
ggplot(NYPD, aes(SUSPECT_BODY_BUILD_TYPE)) + geom_bar(alpha=0.90, colour="tomato", fill="tomato",width=0.5) + labs(title="Distribution of Suspect Body Build Type", y="count", x="suspect body build type")

# VS observed time
observe_time_relation(NYPD$SUSPECT_BODY_BUILD_TYPE) + labs(title="Observed Time for Different Suspect Body Build Types", y="observed duration mins", x="suspect body build type")

# VS stop time
stop_time_relation(NYPD$SUSPECT_BODY_BUILD_TYPE) + labs(title="Stop Time for Different Suspect Body Build Types", y="stopped duration mins", x="suspect body build type") 
## ---- chunk 19
# SUSPECT EYE COLOR


# overall visualization
unique(NYPD$SUSPECT_EYE_COLOR)
ggplot(NYPD, aes(SUSPECT_EYE_COLOR)) + geom_bar(alpha=0.90, colour="tomato", fill="tomato",width=0.5) + labs(title="Distribution of Suspect Eye Colors", y="count", x="suspect eye color")

# VS observed time
observe_time_relation(NYPD$SUSPECT_EYE_COLOR) + labs(title="Observed Time for Different Suspect Eye Colors", y="observed duration mins", x="suspect eye color") 

# VS stop time
stop_time_relation(NYPD$SUSPECT_EYE_COLOR) + labs(title="Stop Time for Different Suspect Eye Colors", y="stopped duration mins", x="suspect eye color") 
## ---- chunk 20
# SUSPECT HAIR COLOR


# overall visualization
unique(NYPD$SUSPECT_HAIR_COLOR)
ggplot(NYPD, aes(SUSPECT_HAIR_COLOR)) + geom_bar(alpha=0.90, colour="tomato", fill="tomato",width=0.5) + labs(title="Distribution of Suspect Hair Colors", y="count", x="suspect hair color")

# VS observed time
observe_time_relation(NYPD$SUSPECT_HAIR_COLOR) + labs(title="Observed Time for Different Suspect Hair Colors", y="observed duration mins", x="suspect hair color") 

# VS stop time
stop_time_relation(NYPD$SUSPECT_HAIR_COLOR) + labs(title="Stop Time for Different Suspect Hair Colors", y="stopped duration mins", x="suspect hair color") 
## ---- chunk 21
# STOP LOCATION BOROUGH NAME


# overall visualization
table(NYPD$STOP_LOCATION_BORO_NAME)
ggplot(NYPD, aes(STOP_LOCATION_BORO_NAME)) + geom_bar(alpha=0.90, colour="orange3", fill="orange3",width=0.5) + labs(title="Distribution of Suspect Location Boroughs", y="count", x="stop borough")

# VS observed time
observe_time_relation(NYPD$STOP_LOCATION_BORO_NAME) + labs(title="Observed Time for Different Suspect Location Boroughs", y="observed duration mins", x="suspect borough") 

# VS stop time
stop_time_relation(NYPD$STOP_LOCATION_BORO_NAME) + labs(title="Stop Time for Different Suspect Location Boroughs", y="stopped duration mins", x="suspect borough") 

# To verify function1 and function2
# Borough VS Stop Time
mean(NYPD$STOP_DURATION_MINUTES)
median(NYPD$STOP_DURATION_MINUTES)
ggplot(NYPD, aes(x = STOP_LOCATION_BORO_NAME, y = STOP_DURATION_MINUTES)) + geom_boxplot() + coord_cartesian(ylim=c(0, 50))

# Borough VS Observe Time
mean(NYPD$OBSERVED_DURATION_MINUTES)
median(NYPD$OBSERVED_DURATION_MINUTES)
ggplot(NYPD, aes(x = STOP_LOCATION_BORO_NAME, y = OBSERVED_DURATION_MINUTES)) + geom_boxplot() + coord_cartesian(ylim=c(0, 35))
